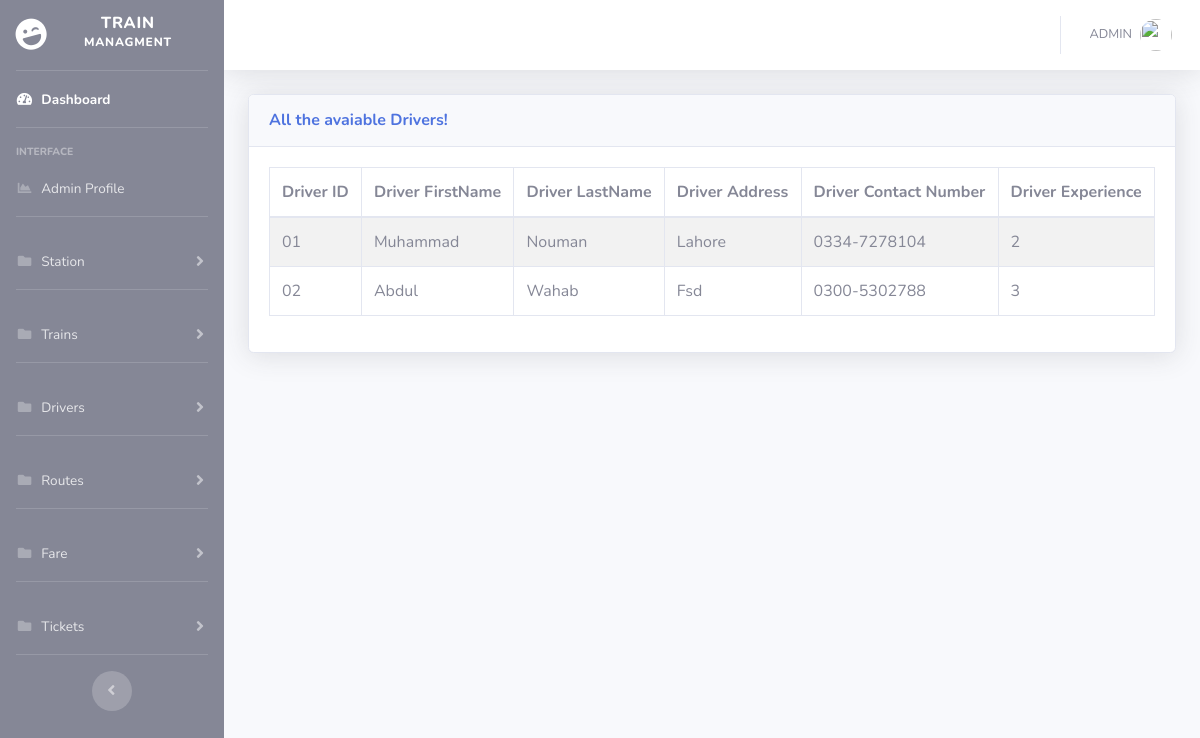
/viewDriver.php (signed in), run on the app's committed database.
### tables this page shows
CREATE TABLE `driver` (
  `dId` varchar(10) NOT NULL,
  `dFirstName` text NOT NULL,
  `dLastName` text NOT NULL,
  `dAddress` varchar(20) NOT NULL,
  `dContact` varchar(20) NOT NULL,
  `dExp` int(10) NOT NULL
);

### viewDriver.php (the view, shortened to what this page needs)
<?php
include('includes/header.php');
include('includes/navbar.php');
?>
<div class="container-fluid">
  <div class="card shadow mb-4">
    <div class="card-header py-3">
      <h6 class="m-0 font-weight-bold text-primary">All the avaiable Drivers!
      </h6>
    </div>
    <div class="card-body">
      <div class="table-responsive">
        <?php
        $servername = "localhost";
        $username = "root";
        $password = "";
        $dbname = "finalproject";
        try {
          $conn = new PDO("mysql:host=$servername;dbname=$dbname", $username, $password);
          $conn->setAttribute(PDO::ATTR_ERRMODE, PDO::ERRMODE_EXCEPTION);
          $conn->setAttribute(PDO::ATTR_ERRMODE, PDO::ERRMODE_EXCEPTION);
          $stmt = $conn->prepare("SELECT * FROM `driver`");
          $stmt->execute();
        } catch (PDOException $e) {
          echo "Error: " . $e->getMessage();
        }
        ?>
        <table class="table table-bordered table-striped" id="dataTable" width="100%" cellspacing="0">
          <thead>
            <tr>
              <th> Driver ID </th>
              <th> Driver FirstName </th>
              <th> Driver LastName </th>
              <th> Driver Address </th>
              <th> Driver Contact Number </th>
              <th> Driver Experience </th>
            </tr>
          </thead>
          <tbody>
            <?php
            foreach ($stmt->fetchAll() as $k => $row) {
            ?>
              <tr>
                <td><?php echo $row['dId']; ?></td>
                <td><?php echo $row['dFirstName']; ?></td>
                <td><?php echo $row['dLastName']; ?></td>
                <td><?php echo $row['dAddress']; ?></td>
                <td><?php echo $row['dContact']; ?></td>
                <td><?php echo $row['dExp']; ?></td>
              </tr>
            <?php
            }
            ?>
          </tbody>
        </table>
      </div>
    </div>
  </div>
</div>

### data on the page
driver: dId "01", dFirstName "Muhammad", dLastName "Nouman", dAddress "Lahore", dContact "0334-7278104", dExp "2"
driver: dId "02", dFirstName "Abdul", dLastName "Wahab", dAddress "Fsd", dContact "0300-5302788", dExp "3"
